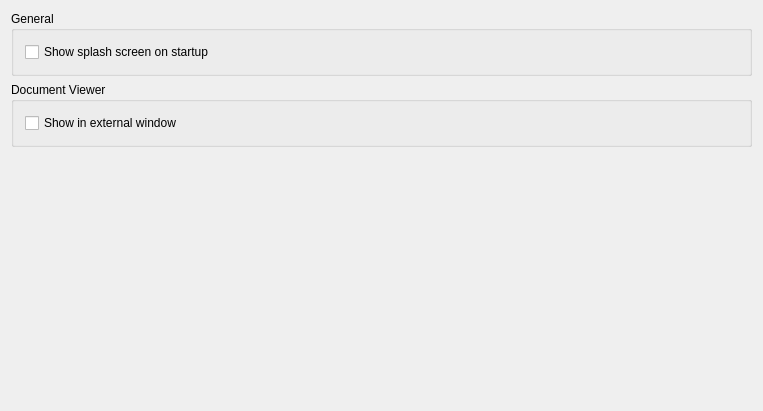
<?xml version="1.0" encoding="UTF-8"?>
<ui version="4.0">
 <class>KileWidgetAppearanceConfig</class>
 <widget class="QWidget" name="KileWidgetAppearanceConfig">
  <property name="geometry">
   <rect>
    <x>0</x>
    <y>0</y>
    <width>763</width>
    <height>411</height>
   </rect>
  </property>
  <property name="windowTitle">
   <string>Appearance Configuration</string>
  </property>
  <layout class="QVBoxLayout" name="verticalLayout_2">
   <item>
    <widget class="QGroupBox" name="groupBox_2">
     <property name="title">
      <string>General</string>
     </property>
     <property name="flat">
      <bool>true</bool>
     </property>
     <layout class="QVBoxLayout" name="verticalLayout_3">
      <item>
       <widget class="QCheckBox" name="kcfg_ShowSplashScreen">
        <property name="text">
         <string>Show splash screen on startup</string>
        </property>
       </widget>
      </item>
     </layout>
    </widget>
   </item>
   <item>
    <widget class="QGroupBox" name="groupBox">
     <property name="enabled">
      <bool>true</bool>
     </property>
     <property name="sizePolicy">
      <sizepolicy hsizetype="MinimumExpanding" vsizetype="Minimum">
       <horstretch>0</horstretch>
       <verstretch>0</verstretch>
      </sizepolicy>
     </property>
     <property name="title">
      <string>Document Viewer</string>
     </property>
     <property name="flat">
      <bool>true</bool>
     </property>
     <property name="checkable">
      <bool>false</bool>
     </property>
     <layout class="QVBoxLayout" name="verticalLayout">
      <item>
       <widget class="QCheckBox" name="kcfg_ShowDocumentViewerInExternalWindow">
        <property name="text">
         <string>Show in external window</string>
        </property>
        <property name="checkable">
         <bool>true</bool>
        </property>
        <property name="checked">
         <bool>false</bool>
        </property>
        <property name="tristate">
         <bool>false</bool>
        </property>
       </widget>
      </item>
     </layout>
    </widget>
   </item>
   <item>
    <spacer name="verticalSpacer">
     <property name="orientation">
      <enum>Qt::Vertical</enum>
     </property>
     <property name="sizeHint" stdset="0">
      <size>
       <width>20</width>
       <height>309</height>
      </size>
     </property>
    </spacer>
   </item>
  </layout>
 </widget>
 <layoutdefault spacing="6" margin="11"/>
 <includes>
  <include location="global">kconfig.h</include>
  <include location="local">latexcmd.h</include>
  <include location="local">dialogs/latexcommanddialog.h</include>
  <include location="local">klineedit.h</include>
 </includes>
 <resources/>
 <connections/>
</ui>
